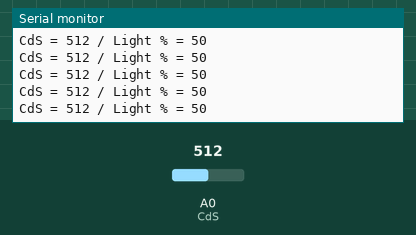
A sketch run on a simulated Arduino Uno, built with avr-gcc and run on an emulated ATmega328P. Parts: the last lines printed to the serial monitor. Inputs (shaded band) come from the test bench; at power-on: A0 (CdS) = 512.

Above: at 1.2 s.
1.3 s: A0 (CdS) set to 716
At 1.56 s:
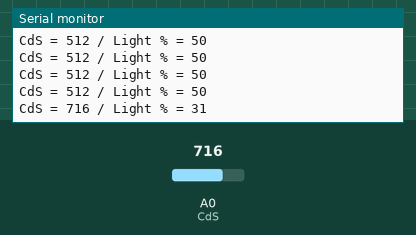
2.8 s: A0 (CdS) set to 900
At 2.96 s:
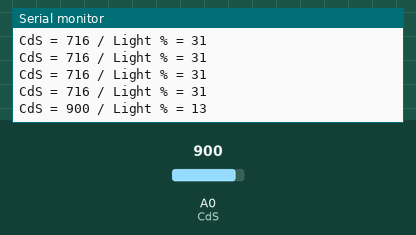
Timing chart, 0 to 5.8 s (numbered marks = the images above; inputs shaded):
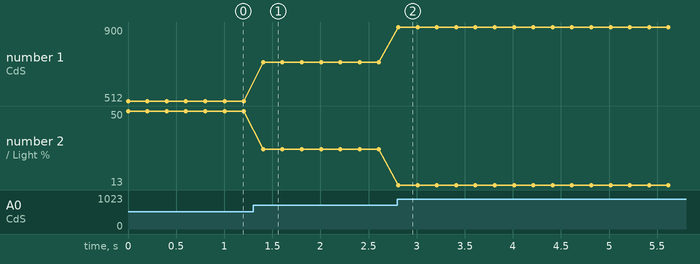

The sketch:

CdS_test.ino
```cpp
#define CdS A0
int adValue;
int lightValue;

void setup() {
  Serial.begin(9600);
}

void loop() {
  adValue = analogRead(CdS);
  lightValue = map(adValue, 0, 1023, 100, 0);

  Serial.print("CdS = ");
  Serial.print(adValue );
  Serial.print(" / Light % = ");
  Serial.println(lightValue);
  delay(200);
}
```

Measured:
- after the input at 1.3 s, the serial monitor: prints a new line after 0.10 s (image 1)
- after the input at 2.8 s, the serial monitor: prints a new line at once (image 2)
- plotted number 1: 512 → 716 after the input at 1.3 s, 716 → 900 after the input at 2.8 s
- plotted number 2: 50 → 31 after the input at 1.3 s, 31 → 13 after the input at 2.8 s
